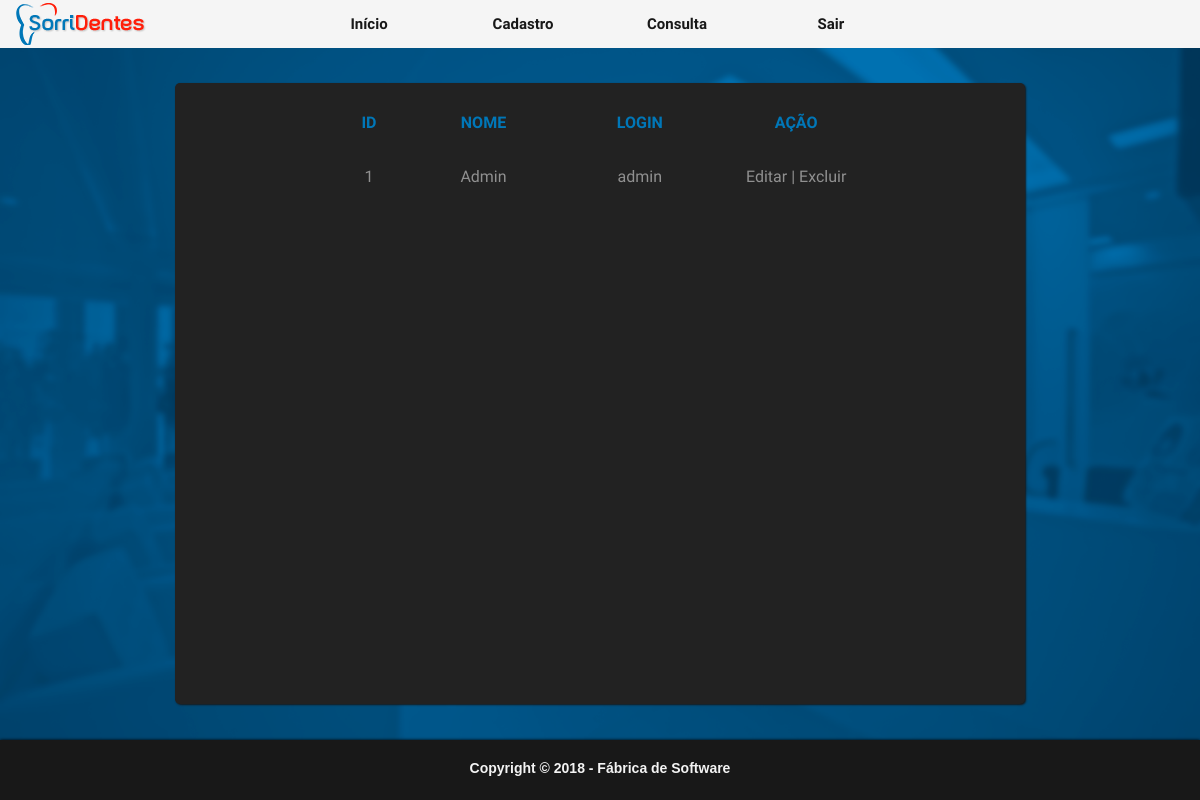
The app's page /Usuario/TelaUsuarioTable.php (signed in) with its own data.
### tables this page shows
CREATE TABLE USUARIO(
    IDUSUARIO INT PRIMARY KEY AUTO_INCREMENT,
    NOME VARCHAR(255) NOT NULL,
    LOGIN VARCHAR(50) NOT NULL UNIQUE,
    SENHA VARCHAR(50) NOT NULL
);

### BancoDeDados/Conexao_Banco_ClinicaSorridentes.php.inc (called while the page is built, shortened)
<?php
abstract class ConexaoDB {
    public $servidor = "localhost";
    public $usuario = "root";
    public $senha = "";
    public function conecta(){
    $this ->conexao = mysqli_connect($this->servidor,$this->usuario,$this->senha)
            or die ($this->trataErro(__FILE__,__FUNCTION__, mysqli_errno(), mysqli_error(), TRUE));
   }
}

### util/daoGenerico.php (called while the page is built, shortened)
<?php
require_once '../BancoDeDados/Conexao_Banco_ClinicaSorridentes.php.inc';
class daoGenerico extends ConexaoDB {
    public function retornaTudo($objeto){
       $sql = "SELECT * FROM ".$objeto->tabela;
       return $this->executaSQL($sql);
   }
   public function executaSQL($sql=null){
       if ($sql != null){
           $query = mysqli_query($this->conexao, $sql) or $this->trataErro(__FILE__,__FUNCTION__);
           $this->linhaAfetada = mysqli_affected_rows($this->conexao);
           if(substr(trim(strtolower($sql)),0,6)=='select'){
               $this->dataset = $query;
               return $query;
           }else{
               return $this->linhaAfetada;
           }
       }
   }
   public function retornaDados($tipo=null){
       switch(strtolower($tipo)){
           case "object":
               return mysqli_fetch_object($this->dataset);
               break;
       }
   }
}

### Usuario/TelaUsuarioTable.php (the view, shortened to what this page needs)
<?php
$usuario = new Usuario();
$usuario->retornaTudo($usuario);
?>
<html lang="pt-br">
    <head>
        <link rel="stylesheet" type="text/css" href="../css/style.css">
        <link rel="stylesheet" type="text/css" href="../css/tabela.css">
        <link rel="stylesheet" href="https://cdnjs.cloudflare.com/ajax/libs/font-awesome/4.7.0/css/font-awesome.min.css">
    </head>
    <body ondragstart="return false;">
        <header id="topo">
            <div id="right"><img src="../img/cct.png"></div>
            <nav class="menu" id="menu">
                <ul>
                    <li><a href="../Telas/Home.php">Início</a></li>
                    <li><a href="#">Cadastro</a>
                    </li>
                    <li><a href="#">Consulta</a>
                    </li>
                    <li><a href="../Login/Sair.php">Sair</a></li>
                </ul>
            </nav>
        </header>
        <div class="centro">
            <div class="conteudo">
                <table>
                    <thead>
                        <tr class="titulo-table">
                            <th class="column1">Id</th>
                            <th class="column2">Nome</th>
                            <th class="column3">Login</th>
                            <th class="column5">Ação</th>
                        </tr>
                    </thead>
                    <tbody>
                        <?php while ($dado = $usuario->retornaDados("object")) { ?>
                            <tr class="tabela">
                                <td><?php echo $dado->IDUSUARIO ?></td>
                                <td><?php echo $dado->NOME ?></td>
                                <td><?php echo $dado->LOGIN ?></td>
                                <td class="column5"><a href="../Telas/TelaAtualizarUsuario.php?usuario=<?php echo $dado->IDUSUARIO; ?>">Editar</a>
                                    <a href="" id="separador">|</a>
                                    <a href="javascript: if(confirm('Deseja realmente deletar o Usuario <?php echo $dado->NOME; ?> ?'))
                                       location.href='RemoveUsuario.php?usuario=<?php echo $dado->IDUSUARIO; ?>';">Excluir</a>
                                </td>
                            </tr>
                        </tbody>
                    <?php } ?>
                </table>
            </div>
        </div>
        <footer>
            <h1>Copyright &copy 2018 - Fábrica de Software</h1>
        </footer>
</html>

### css/style.css (style rules this page uses)
* { padding: 0; margin: 0; }
body,html { width: 100%; height: 100%; overflow-y: auto; overflow-x: hidden; background-image: url(../img/fundo.png); background-repeat: no-repeat; background-size: cover; background-attachment: fixed; }
#right { position: absolute; }
.menu { width: 100%; max-height: 48px; background: #f5f5f5; font-family: 'Raleway', sans-serif; z-index: 1; }
.menu ul { z-index: 1; list-style: none; position: relative; text-align: center; }
.menu ul li { width: 150px; display: inline-block; }
.menu a { padding: 15px; display: block; max-height: 48px; text-decoration: none; text-align: center; color: #181818; background: #f5f5f5; font-family: 'Raleway', sans-serif; font-weight: 600!important; font-size: 15px !important; }
footer { background: #181818; width: 100%; min-height: 60px; float: left; position:absolute; left: 0; bottom:0; box-shadow: 0 0 3px #000; }
footer h1 { font-family: 'Montserrat', sans-serif !important; font-size: 14px !important; color: #f3f3f3; text-align: center; margin-top: 20px; }

### css/tabela.css (style rules this page uses)
.centro { position: relative; height: calc(100% - 110px); width: 100%; padding: 30px auto; box-sizing: border-box; }
.conteudo { position: absolute; top: 0; bottom: 0; left: 0; right: 0; margin: auto; text-align: center; font-family: 'Raleway', sans-serif !important; border-radius: 5px; background: #222222; color: #fff; box-shadow: 1px 1px 2px #181818; width: 850px; max-width: 90%; height: 90%; overflow-y: auto; line-height: 0; }
table { border-collapse: separate; border-spacing: 10px; }
.conteudo th { padding: 25px 0; }
.conteudo .titulo-table { color: #0077b8; text-transform: uppercase; white-space: nowrap; line-height: 0; }
.column1 { width: 10%; }
.column2 { width: 20%; }
.column3 { width: 22%; }
.column5 { width: 20%; }
.conteudo table { border: 1px #181818; padding: 5px; margin: 0 auto; text-align: center; user-select: none; white-space: nowrap; }
.conteudo tr { color: #909090; }
.conteudo tr td { padding: 9px 0; }
.conteudo .tabela td a { text-decoration: none; color: inherit; user-select: none; }
#separador { user-select: none; }

### records on screen
usuario: IDUSUARIO "1", NOME "Admin", LOGIN "admin"
